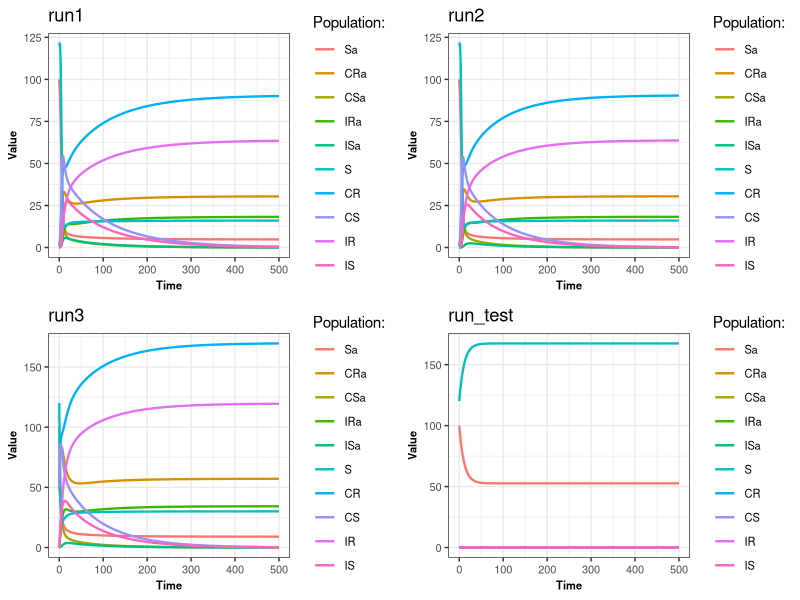

The R source for this figure:
library(deSolve)
library(ggplot2)
library(reshape2)
library(dplyr)
library(gridExtra)

Res_model <- function(t, pop, param) {
  
  with(as.list(c(pop, param)), {
    
    
    N=Sa+CRa+CSa+IRa+ISa+S+CR+CS+IR+IS
    
    
    dSa <- -Sa*((beta*ct*(CRa+IRa)/N)+(beta*ct*(CR+IR)/N)+beta*(CSa+ISa+CS+IS)/N)+sigma*IRa+sigma*ISa-omega*Sa+teta*S+gamma*CRa+(gamma+alpha)*CSa
    dCRa <- Sa*((beta*ct*(CRa+IRa)/N)+beta*ct*(CR+IR)/N)-gamma*CRa-rhoRa*CRa-omega*CRa+teta*CR
    dCSa <- Sa*(beta*(CSa+ISa+CS+IS)/N)-(gamma+alpha)*CSa-rhoSa*CSa-omega*CSa+teta*CS
    dIRa <- rhoRa*CRa-sigma*IRa-omega*IRa+teta*IR
    dISa <- rhoSa*CSa-sigma*ISa-omega*ISa+teta*IS
    
    dS <- -S*((beta*ct*(CRa+IRa)/N)+(beta*ct*(CR+IR)/N)+beta*(CSa+ISa+CS+IS)/N)+sigma*IR+sigma*IS+omega*Sa-teta*S+gamma*CR+gamma*CS
    dCR <- S*((beta*ct*(CRa+IRa)/N)+beta*ct*(CR+IR)/N)-gamma*CR-rho*CR+omega*CRa-teta*CR
    dCS <- S*(beta*(CSa+ISa+CS+IS)/N)-gamma*CS-rho*CS+omega*CSa-teta*CS
    dIR <- rho*CR-sigma*IR+omega*IRa-teta*IR
    dIS <- rho*CS-sigma*IS+omega*ISa-teta*IS
    
    res<-c(dSa,dCRa,dCSa,dIRa,dISa,dS,dCR,dCS,dIR,dIS)
    
    list(res)
    
  })
  
}

create_params<-function(beta=1,ct=0.8,sigma=0.14,gamma=0.03,rho=0.1,rhoRa=0.08,rhoSa=0,teta=0.022,omega=0.07,alpha=0.5)
{
  list(beta=beta,ct=ct,sigma=sigma,gamma=gamma,rho=rho,rhoRa=rhoRa,rhoSa=rhoSa,teta=teta,omega=omega,alpha=alpha)
}

create_initial_cond<-function(Sa0=100,CRa0=1,CSa0=1,IRa0=0,ISa0=0,S0=120,CR0=1,CS0=1,IR0=0,IS0=0){
  c(Sa=Sa0,CRa=CRa0,CSa=CSa0,IRa=IRa0,ISa=ISa0,S=S0,CR=CR0,CS=CS0,IR=IR0,IS=IS0)
}

run<-function(Init.cond,param,Tmax=500,dt=1){
  Time=seq(from=0,to=Tmax,by=dt)
  result = as.data.frame(lsoda(Init.cond, Time, Res_model, param))
  return(result)
  
}

results_df <- data.frame(Alpha = numeric(), Last_CSa = numeric())

param<-create_params()
Init.cond<-create_initial_cond(CRa0=0,CSa0=0,CR0=0,CS0=0)
run_test<-run(Init.cond,param)


Init.cond<-create_initial_cond()
param<-create_params(rhoSa=0.08)
run1<-run(Init.cond,param)

param<-create_params()
run2<-run(Init.cond,param)

Init.cond<-create_initial_cond(CRa0=50,CSa0=50,CR0=50,CS0=50)
param<-create_params()
run3<-run(Init.cond,param)

graph<- function(data,filter_values){
  data_name<-as.character(substitute(data))
  if(!is.null(filter_values))
  {
    p<-data %>%
      melt(id = "time") %>%
      filter(variable %in% filter_values) %>%
      ggplot() +
      geom_line(aes(time, value, colour = variable), linewidth = 0.8) +
      theme_bw() +
      theme(axis.text = element_text(size = 8),
            axis.title = element_text(size = 8, face = "bold"),
            legend.text = element_text(size = 8)) +
      labs(title=data_name,x = "Time", y = "Value", colour = "Population:")
     
    
  }
  else{
    p<-data %>%
      melt(id = "time") %>%
      ggplot() +
      geom_line(aes(time, value, colour = variable), linewidth = 0.8) +
      theme_bw() +
      theme(axis.text = element_text(size = 8),
            axis.title = element_text(size = 8, face = "bold"),
            legend.text = element_text(size = 8)) +
      labs(title=data_name,x = "Time", y = "Value", colour = "Population:")
      
    
  }
  
  return(p)
}

run1_g<-graph(run1,NULL)
run2_g<-graph(run2,NULL)
run3_g<-graph(run3, NULL)
runtest_g<-graph(run_test,NULL)
grid.arrange(run1_g,run2_g,run3_g,runtest_g,ncol=2)

# on s'interesse aux individus colonisés par une souche résistante avec présence d'antibiotiques et sans
gCR<-graph(run1,c("CRa","CR"))

# on s'interesse aux individus colonisés par la souche sensible en présence et absence d'antibiotiques
gCS<-graph(run1,c("CSa","CS"))

#On va s'interesser à au nombres d'individus colonisés par la soucghe suscepitble selon le taux d'antibiotiques alpha
{
results_df <- data.frame(Alpha = numeric(), Last_CSa = numeric())

Init.cond<-create_initial_cond()
param<-create_params(alpha=0.15)
alpha1<-run(Init.cond,param)
new_row=data.frame(Alpha=param$alpha, Last_CSa=tail(alpha1$CSa, n = 1))
results_df <- bind_rows(results_df, new_row)

param<-create_params(alpha=0.25)
alpha2<-run(Init.cond,param)
new_row=data.frame(Alpha=param$alpha, Last_CSa=tail(alpha2$CSa, n = 1))
results_df <- bind_rows(results_df, new_row)

param<-create_params(alpha=0.37)
alpha3<-run(Init.cond,param)
new_row=data.frame(Alpha=param$alpha, Last_CSa=tail(alpha3$CSa, n = 1))
results_df <- bind_rows(results_df, new_row)

param<-create_params(alpha=0.01)
alpha4<-run(Init.cond,param)
new_row=data.frame(Alpha=param$alpha, Last_CSa=tail(alpha4$CSa, n = 1))
results_df <- bind_rows(results_df, new_row)

param<-create_params(alpha=0.86)
alpha5<-run(Init.cond,param)
new_row=data.frame(Alpha=param$alpha, Last_CSa=tail(alpha5$CSa, n = 1))
results_df <- bind_rows(results_df, new_row)

param<-create_params(alpha=0.5)
alpha6<-run(Init.cond,param)
new_row=data.frame(Alpha=param$alpha, Last_CSa=tail(alpha6$CSa, n = 1))
results_df <- bind_rows(results_df, new_row)

param<-create_params(alpha=0.68)
alpha7<-run(Init.cond,param)
new_row=data.frame(Alpha=param$alpha, Last_CSa=tail(alpha7$CSa, n = 1))
results_df <- bind_rows(results_df, new_row)

param<-create_params(alpha=0.98)
alpha8<-run(Init.cond,param)
new_row=data.frame(Alpha=param$alpha, Last_CSa=tail(alpha8$CSa, n = 1))
results_df <- bind_rows(results_df, new_row)

param<-create_params(alpha=0)
alpha9<-run(Init.cond,param)
new_row=data.frame(Alpha=param$alpha, Last_CSa=tail(alpha9$CSa, n = 1))
results_df <- bind_rows(results_df, new_row)

ggplot(data   = results_df,              
       mapping = aes(x = Alpha,    
                     y = Last_CSa)) +   
  geom_point(color="blue")+
  geom_line(color="purple")+
  theme_bw()+
  labs(title="Number of people in CSa according to the rate of antiobiotics (alpha)")


graph_alpha<-ggplot() + 
  geom_line(data=alpha9, aes(x=time,y=CSa), stat = "identity", colour="yellow")+
  geom_line(data=alpha4, aes(x=time,y=CSa), stat = "identity", colour="blue")+
  geom_line(data=alpha6, aes(x=time,y=CSa), stat = "identity", colour="green")+
  geom_line(data=alpha8, aes(x=time,y=CSa),stat = "identity", colour="red")+
  theme_bw()

}
